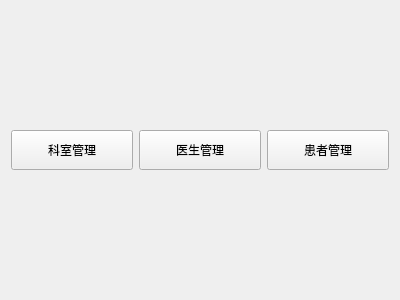
<?xml version="1.0" encoding="UTF-8"?>
<ui version="4.0">
 <class>WelcomeView</class>
 <widget class="QWidget" name="WelcomeView">
  <property name="geometry">
   <rect>
    <x>0</x>
    <y>0</y>
    <width>400</width>
    <height>300</height>
   </rect>
  </property>
  <property name="windowTitle">
   <string>欢迎</string>
  </property>
  <layout class="QVBoxLayout" name="verticalLayout">
   <item>
    <spacer name="verticalSpacer">
     <property name="orientation">
      <enum>Qt::Orientation::Vertical</enum>
     </property>
     <property name="sizeHint" stdset="0">
      <size>
       <width>20</width>
       <height>116</height>
      </size>
     </property>
    </spacer>
   </item>
   <item>
    <layout class="QHBoxLayout" name="horizontalLayout">
     <item>
      <widget class="QPushButton" name="btDepart">
       <property name="sizePolicy">
        <sizepolicy hsizetype="Preferred" vsizetype="Preferred">
         <horstretch>0</horstretch>
         <verstretch>0</verstretch>
        </sizepolicy>
       </property>
       <property name="minimumSize">
        <size>
         <width>0</width>
         <height>40</height>
        </size>
       </property>
       <property name="sizeIncrement">
        <size>
         <width>0</width>
         <height>0</height>
        </size>
       </property>
       <property name="text">
        <string>科室管理</string>
       </property>
      </widget>
     </item>
     <item>
      <widget class="QPushButton" name="btDoctor">
       <property name="sizePolicy">
        <sizepolicy hsizetype="Preferred" vsizetype="Preferred">
         <horstretch>0</horstretch>
         <verstretch>0</verstretch>
        </sizepolicy>
       </property>
       <property name="minimumSize">
        <size>
         <width>0</width>
         <height>40</height>
        </size>
       </property>
       <property name="sizeIncrement">
        <size>
         <width>0</width>
         <height>0</height>
        </size>
       </property>
       <property name="text">
        <string>医生管理</string>
       </property>
      </widget>
     </item>
     <item>
      <widget class="QPushButton" name="btPatient">
       <property name="sizePolicy">
        <sizepolicy hsizetype="Preferred" vsizetype="Preferred">
         <horstretch>0</horstretch>
         <verstretch>0</verstretch>
        </sizepolicy>
       </property>
       <property name="minimumSize">
        <size>
         <width>0</width>
         <height>40</height>
        </size>
       </property>
       <property name="sizeIncrement">
        <size>
         <width>0</width>
         <height>0</height>
        </size>
       </property>
       <property name="text">
        <string>患者管理</string>
       </property>
      </widget>
     </item>
    </layout>
   </item>
   <item>
    <spacer name="verticalSpacer_2">
     <property name="orientation">
      <enum>Qt::Orientation::Vertical</enum>
     </property>
     <property name="sizeHint" stdset="0">
      <size>
       <width>20</width>
       <height>116</height>
      </size>
     </property>
    </spacer>
   </item>
  </layout>
 </widget>
 <resources/>
 <connections/>
</ui>
